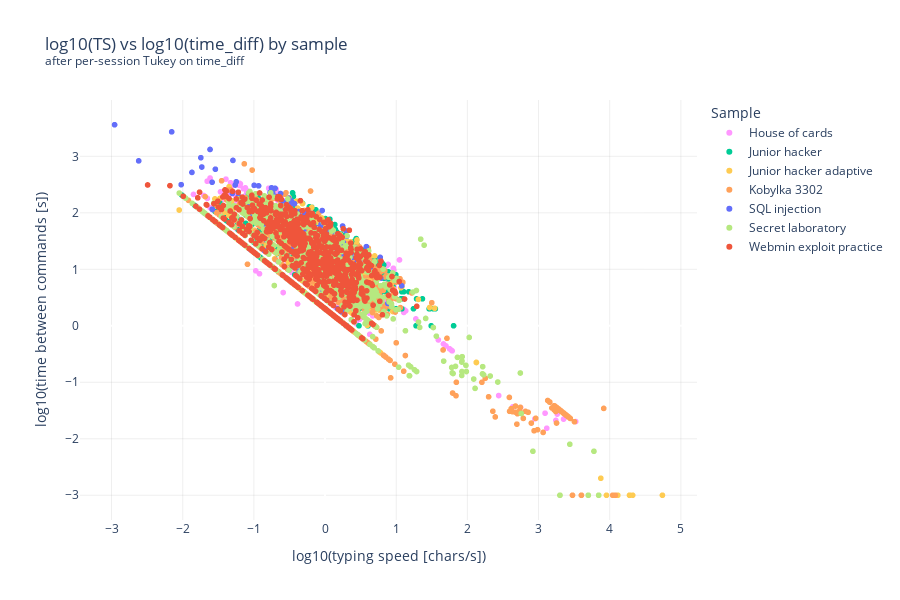
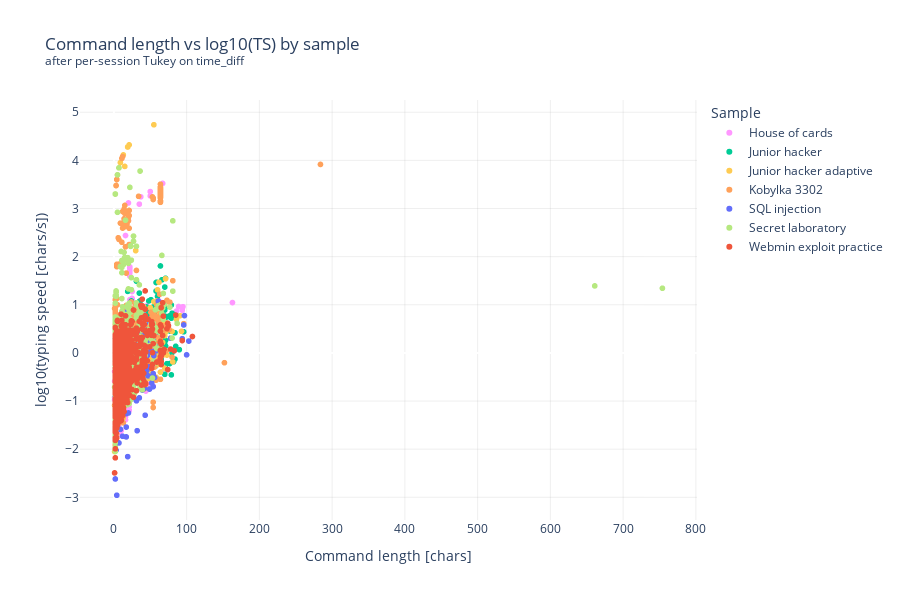

Here is the notebook cell these charts were saved with, in order:
### Code cell
import plotly.express as px
import random
import numpy as np

# Interactive Plotly visualisation after per-session Tukey on time_diff

# Filter to positive TS and time_diff for log transforms
df_plot = df_pairs_tukey_time_ts[
    (df_pairs_tukey_time_ts["typing_speed"] > 0) &
    (df_pairs_tukey_time_ts["time_diff"] > 0)
].copy()

df_plot["log_ts"] = np.log10(df_plot["typing_speed"])
df_plot["log_dt"] = np.log10(df_plot["time_diff"])

# Optional subsampling so the plots stay readable
max_points_per_sample = 1000

df_plot_sampled = (
    df_plot
    .groupby("sample", group_keys=False)
    .apply(lambda g: g.sample(min(len(g), max_points_per_sample),
                              random_state=42))
)

# Trim very long commands for hover (prev_cmd / cur_cmd)
# Hover over data points to inspect values
MAX_CMD_LEN = 60

def trim_cmd(s, max_len=MAX_CMD_LEN):
    if not isinstance(s, str):
        s = str(s)
    if len(s) > max_len:
        return s[:max_len] + " (trimmed)"
    return s

df_plot_sampled["prev_cmd_short"] = df_plot_sampled["prev_cmd"].apply(trim_cmd)
df_plot_sampled["cur_cmd_short"] = df_plot_sampled["cur_cmd"].apply(trim_cmd)

# Seedable colour mapping in case of weird / hard to see colours
COLOR_SEED = 8

samples = sorted(df_plot_sampled["sample"].unique())
base_colors = px.colors.qualitative.Plotly

rng = random.Random(COLOR_SEED)
palette = []

while len(palette) < len(samples):
    shuffled = base_colors.copy()
    rng.shuffle(shuffled)
    palette.extend(shuffled)

palette = palette[:len(samples)]
color_map = dict(zip(samples, palette))

# Figure 1: log10(TS) vs log10(time_diff) by sample
# Log-log again because typing speed and time_diff can span several orders of magnitude
fig_ts_dt = px.scatter(
    df_plot_sampled,
    x="log_ts",
    y="log_dt",
    color="sample",
    color_discrete_map=color_map,
    hover_data=[
        "sample",
        "sandbox_id",
        "file_relpath",
        "prev_cmd_short",
        "cur_cmd_short",
        "time_diff",
        "typing_speed",
        "cmd_length",
    ],
    title="log10(TS) vs log10(time_diff) by sample<br><sup>after per-session Tukey on time_diff</sup>",
)

fig_ts_dt.update_layout(
    xaxis_title="log10(typing speed [chars/s])",
    yaxis_title="log10(time between commands [s])",
    legend_title="Sample",
    width=900,
    height=600,
)

# Figure 2: cmd_length vs log10(TS) by sample
fig_len_ts = px.scatter(
    df_plot_sampled,
    x="cmd_length",
    y="log_ts",
    color="sample",
    color_discrete_map=color_map,
    hover_data=[
        "sample",
        "sandbox_id",
        "file_relpath",
        "prev_cmd_short",
        "cur_cmd_short",
        "time_diff",
        "typing_speed",
        "cmd_length",
    ],
    title="Command length vs log10(TS) by sample<br><sup>after per-session Tukey on time_diff</sup>",
)

fig_len_ts.update_layout(
    xaxis_title="Command length [chars]",
    yaxis_title="log10(typing speed [chars/s])",
    legend_title="Sample",
    width=900,
    height=600,
)

# Small tweaks
GRID_ALPHA = 0.15
GRID_COLOR = f"rgba(150,150,150,{GRID_ALPHA})"

for fig in [fig_ts_dt, fig_len_ts]:
    fig.update_xaxes(showgrid=True, gridcolor=GRID_COLOR)
    fig.update_yaxes(showgrid=True, gridcolor=GRID_COLOR)
    fig.update_layout(
        plot_bgcolor="white",
        paper_bgcolor="white",
    )

fig_ts_dt.show()
fig_len_ts.show()

fig_ts_dt.write_html("./output/TypingSpeed_vs_TimeDiff_Log_Plot.html", include_plotlyjs="cdn")
fig_len_ts.write_html("./output/CmdLength_vs_TypingSpeed_Log_Plot.html", include_plotlyjs="cdn")

### Figure 1 — Plotly figure (JSON) as saved in the notebook; plotly's stock layout.template omitted (floating-point values rounded to 4 significant figures; data arrays with more than 128 entries replaced by an {"elided": "..."} marker saying what was removed)
{"data": [{"customdata": {"elided": "1000x8 mixed values"}, "hovertemplate": "sample=%{customdata[0]}<br>log_ts=%{x}<br>log_dt=%{y}<br>sandbox_id=%{customdata[1]}<br>file_relpath=%{customdata[2]}<br>prev_cmd_short=%{customdata[3]}<br>cur_cmd_short=%{customdata[4]}<br>time_diff=%{customdata[5]}<br>typing_speed=%{customdata[6]}<br>cmd_length=%{customdata[7]}<extra></extra>", "legendgroup": "House of cards", "marker": {"color": "#FF97FF", "symbol": "circle"}, "mode": "markers", "name": "House of cards", "showlegend": true, "x": {"elided": "1000 float values"}, "xaxis": "x", "y": {"elided": "1000 float values"}, "yaxis": "y", "type": "scattergl"}, {"customdata": {"elided": "1000x8 mixed values"}, "hovertemplate": "sample=%{customdata[0]}<br>log_ts=%{x}<br>log_dt=%{y}<br>sandbox_id=%{customdata[1]}<br>file_relpath=%{customdata[2]}<br>prev_cmd_short=%{customdata[3]}<br>cur_cmd_short=%{customdata[4]}<br>time_diff=%{customdata[5]}<br>typing_speed=%{customdata[6]}<br>cmd_length=%{customdata[7]}<extra></extra>", "legendgroup": "Junior hacker", "marker": {"color": "#00CC96", "symbol": "circle"}, "mode": "markers", "name": "Junior hacker", "showlegend": true, "x": {"elided": "1000 float values"}, "xaxis": "x", "y": {"elided": "1000 float values"}, "yaxis": "y", "type": "scattergl"}, {"customdata": {"elided": "1000x8 mixed values"}, "hovertemplate": "sample=%{customdata[0]}<br>log_ts=%{x}<br>log_dt=%{y}<br>sandbox_id=%{customdata[1]}<br>file_relpath=%{customdata[2]}<br>prev_cmd_short=%{customdata[3]}<br>cur_cmd_short=%{customdata[4]}<br>time_diff=%{customdata[5]}<br>typing_speed=%{customdata[6]}<br>cmd_length=%{customdata[7]}<extra></extra>", "legendgroup": "Junior hacker adaptive", "marker": {"color": "#FECB52", "symbol": "circle"}, "mode": "markers", "name": "Junior hacker adaptive", "showlegend": true, "x": {"elided": "1000 float values"}, "xaxis": "x", "y": {"elided": "1000 float values"}, "yaxis": "y", "type": "scattergl"}, {"customdata": {"elided": "1000x8 mixed values"}, "hovertemplate": "sample=%{customdata[0]}<br>log_ts=%{x}<br>log_dt=%{y}<br>sandbox_id=%{customdata[1]}<br>file_relpath=%{customdata[2]}<br>prev_cmd_short=%{customdata[3]}<br>cur_cmd_short=%{customdata[4]}<br>time_diff=%{customdata[5]}<br>typing_speed=%{customdata[6]}<br>cmd_length=%{customdata[7]}<extra></extra>", "legendgroup": "Kobylka 3302", "marker": {"color": "#FFA15A", "symbol": "circle"}, "mode": "markers", "name": "Kobylka 3302", "showlegend": true, "x": {"elided": "1000 float values"}, "xaxis": "x", "y": {"elided": "1000 float values"}, "yaxis": "y", "type": "scattergl"}, {"customdata": {"elided": "152x8 mixed values"}, "hovertemplate": "sample=%{customdata[0]}<br>log_ts=%{x}<br>log_dt=%{y}<br>sandbox_id=%{customdata[1]}<br>file_relpath=%{customdata[2]}<br>prev_cmd_short=%{customdata[3]}<br>cur_cmd_short=%{customdata[4]}<br>time_diff=%{customdata[5]}<br>typing_speed=%{customdata[6]}<br>cmd_length=%{customdata[7]}<extra></extra>", "legendgroup": "SQL injection", "marker": {"color": "#636EFA", "symbol": "circle"}, "mode": "markers", "name": "SQL injection", "showlegend": true, "x": {"elided": "152 float values"}, "xaxis": "x", "y": {"elided": "152 float values"}, "yaxis": "y", "type": "scattergl"}, {"customdata": {"elided": "1000x8 mixed values"}, "hovertemplate": "sample=%{customdata[0]}<br>log_ts=%{x}<br>log_dt=%{y}<br>sandbox_id=%{customdata[1]}<br>file_relpath=%{customdata[2]}<br>prev_cmd_short=%{customdata[3]}<br>cur_cmd_short=%{customdata[4]}<br>time_diff=%{customdata[5]}<br>typing_speed=%{customdata[6]}<br>cmd_length=%{customdata[7]}<extra></extra>", "legendgroup": "Secret laboratory", "marker": {"color": "#B6E880", "symbol": "circle"}, "mode": "markers", "name": "Secret laboratory", "showlegend": true, "x": {"elided": "1000 float values"}, "xaxis": "x", "y": {"elided": "1000 float values"}, "yaxis": "y", "type": "scattergl"}, {"customdata": {"elided": "730x8 mixed values"}, "hovertemplate": "sample=%{customdata[0]}<br>log_ts=%{x}<br>log_dt=%{y}<br>sandbox_id=%{customdata[1]}<br>file_relpath=%{customdata[2]}<br>prev_cmd_short=%{customdata[3]}<br>cur_cmd_short=%{customdata[4]}<br>time_diff=%{customdata[5]}<br>typing_speed=%{customdata[6]}<br>cmd_length=%{customdata[7]}<extra></extra>", "legendgroup": "Webmin exploit practice", "marker": {"color": "#EF553B", "symbol": "circle"}, "mode": "markers", "name": "Webmin exploit practice", "showlegend": true, "x": {"elided": "730 float values"}, "xaxis": "x", "y": {"elided": "730 float values"}, "yaxis": "y", "type": "scattergl"}], "layout": {"xaxis": {"anchor": "y", "domain": [0.0, 1.0], "title": {"text": "log10(typing speed [chars/s])"}, "showgrid": true, "gridcolor": "rgba(150,150,150,0.15)"}, "yaxis": {"anchor": "x", "domain": [0.0, 1.0], "title": {"text": "log10(time between commands [s])"}, "showgrid": true, "gridcolor": "rgba(150,150,150,0.15)"}, "legend": {"title": {"text": "Sample"}, "tracegroupgap": 0}, "title": {"text": "log10(TS) vs log10(time_diff) by sample<br><sup>after per-session Tukey on time_diff</sup>"}, "width": 900, "height": 600, "plot_bgcolor": "white", "paper_bgcolor": "white"}}

### Figure 2 — Plotly figure (JSON) as saved in the notebook; plotly's stock layout.template omitted (floating-point values rounded to 4 significant figures; data arrays with more than 128 entries replaced by an {"elided": "..."} marker saying what was removed)
{"data": [{"customdata": {"elided": "1000x7 mixed values"}, "hovertemplate": "sample=%{customdata[0]}<br>cmd_length=%{x}<br>log_ts=%{y}<br>sandbox_id=%{customdata[1]}<br>file_relpath=%{customdata[2]}<br>prev_cmd_short=%{customdata[3]}<br>cur_cmd_short=%{customdata[4]}<br>time_diff=%{customdata[5]}<br>typing_speed=%{customdata[6]}<extra></extra>", "legendgroup": "House of cards", "marker": {"color": "#FF97FF", "symbol": "circle"}, "mode": "markers", "name": "House of cards", "showlegend": true, "x": {"elided": "1000 int values"}, "xaxis": "x", "y": {"elided": "1000 float values"}, "yaxis": "y", "type": "scattergl"}, {"customdata": {"elided": "1000x7 mixed values"}, "hovertemplate": "sample=%{customdata[0]}<br>cmd_length=%{x}<br>log_ts=%{y}<br>sandbox_id=%{customdata[1]}<br>file_relpath=%{customdata[2]}<br>prev_cmd_short=%{customdata[3]}<br>cur_cmd_short=%{customdata[4]}<br>time_diff=%{customdata[5]}<br>typing_speed=%{customdata[6]}<extra></extra>", "legendgroup": "Junior hacker", "marker": {"color": "#00CC96", "symbol": "circle"}, "mode": "markers", "name": "Junior hacker", "showlegend": true, "x": {"elided": "1000 int values"}, "xaxis": "x", "y": {"elided": "1000 float values"}, "yaxis": "y", "type": "scattergl"}, {"customdata": {"elided": "1000x7 mixed values"}, "hovertemplate": "sample=%{customdata[0]}<br>cmd_length=%{x}<br>log_ts=%{y}<br>sandbox_id=%{customdata[1]}<br>file_relpath=%{customdata[2]}<br>prev_cmd_short=%{customdata[3]}<br>cur_cmd_short=%{customdata[4]}<br>time_diff=%{customdata[5]}<br>typing_speed=%{customdata[6]}<extra></extra>", "legendgroup": "Junior hacker adaptive", "marker": {"color": "#FECB52", "symbol": "circle"}, "mode": "markers", "name": "Junior hacker adaptive", "showlegend": true, "x": {"elided": "1000 int values"}, "xaxis": "x", "y": {"elided": "1000 float values"}, "yaxis": "y", "type": "scattergl"}, {"customdata": {"elided": "1000x7 mixed values"}, "hovertemplate": "sample=%{customdata[0]}<br>cmd_length=%{x}<br>log_ts=%{y}<br>sandbox_id=%{customdata[1]}<br>file_relpath=%{customdata[2]}<br>prev_cmd_short=%{customdata[3]}<br>cur_cmd_short=%{customdata[4]}<br>time_diff=%{customdata[5]}<br>typing_speed=%{customdata[6]}<extra></extra>", "legendgroup": "Kobylka 3302", "marker": {"color": "#FFA15A", "symbol": "circle"}, "mode": "markers", "name": "Kobylka 3302", "showlegend": true, "x": {"elided": "1000 int values"}, "xaxis": "x", "y": {"elided": "1000 float values"}, "yaxis": "y", "type": "scattergl"}, {"customdata": {"elided": "152x7 mixed values"}, "hovertemplate": "sample=%{customdata[0]}<br>cmd_length=%{x}<br>log_ts=%{y}<br>sandbox_id=%{customdata[1]}<br>file_relpath=%{customdata[2]}<br>prev_cmd_short=%{customdata[3]}<br>cur_cmd_short=%{customdata[4]}<br>time_diff=%{customdata[5]}<br>typing_speed=%{customdata[6]}<extra></extra>", "legendgroup": "SQL injection", "marker": {"color": "#636EFA", "symbol": "circle"}, "mode": "markers", "name": "SQL injection", "showlegend": true, "x": {"elided": "152 int values"}, "xaxis": "x", "y": {"elided": "152 float values"}, "yaxis": "y", "type": "scattergl"}, {"customdata": {"elided": "1000x7 mixed values"}, "hovertemplate": "sample=%{customdata[0]}<br>cmd_length=%{x}<br>log_ts=%{y}<br>sandbox_id=%{customdata[1]}<br>file_relpath=%{customdata[2]}<br>prev_cmd_short=%{customdata[3]}<br>cur_cmd_short=%{customdata[4]}<br>time_diff=%{customdata[5]}<br>typing_speed=%{customdata[6]}<extra></extra>", "legendgroup": "Secret laboratory", "marker": {"color": "#B6E880", "symbol": "circle"}, "mode": "markers", "name": "Secret laboratory", "showlegend": true, "x": {"elided": "1000 int values"}, "xaxis": "x", "y": {"elided": "1000 float values"}, "yaxis": "y", "type": "scattergl"}, {"customdata": {"elided": "730x7 mixed values"}, "hovertemplate": "sample=%{customdata[0]}<br>cmd_length=%{x}<br>log_ts=%{y}<br>sandbox_id=%{customdata[1]}<br>file_relpath=%{customdata[2]}<br>prev_cmd_short=%{customdata[3]}<br>cur_cmd_short=%{customdata[4]}<br>time_diff=%{customdata[5]}<br>typing_speed=%{customdata[6]}<extra></extra>", "legendgroup": "Webmin exploit practice", "marker": {"color": "#EF553B", "symbol": "circle"}, "mode": "markers", "name": "Webmin exploit practice", "showlegend": true, "x": {"elided": "730 int values"}, "xaxis": "x", "y": {"elided": "730 float values"}, "yaxis": "y", "type": "scattergl"}], "layout": {"xaxis": {"anchor": "y", "domain": [0.0, 1.0], "title": {"text": "Command length [chars]"}, "showgrid": true, "gridcolor": "rgba(150,150,150,0.15)"}, "yaxis": {"anchor": "x", "domain": [0.0, 1.0], "title": {"text": "log10(typing speed [chars/s])"}, "showgrid": true, "gridcolor": "rgba(150,150,150,0.15)"}, "legend": {"title": {"text": "Sample"}, "tracegroupgap": 0}, "title": {"text": "Command length vs log10(TS) by sample<br><sup>after per-session Tukey on time_diff</sup>"}, "width": 900, "height": 600, "plot_bgcolor": "white", "paper_bgcolor": "white"}}
